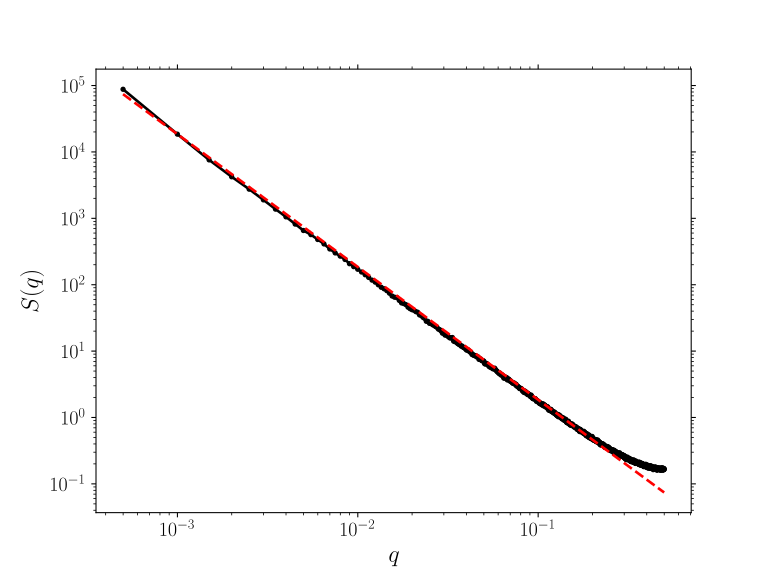

The script that saved this image:
r"""
    Plot and/or check.

Usage:
    script [options]

Options:
    -s, --save      Save output for later check.
    -c, --check     Check against earlier results.
    -p, --plot      Plot.
    -h, --help      Show this help.
"""
# <snippet>
import GooseEYE
import numpy as np

structure = GooseEYE.Structure()

for _ in range(2000):
    u = np.hstack((0, np.cumsum(np.random.randn(2001))))  # random walk
    u = u - u * np.arange(u.size) / u.size  # periodic random walk
    structure += u
# </snippet>

if __name__ == "__main__":

    import docopt

    args = docopt.docopt(__doc__)

    if args["--save"]:

        import h5py

        with h5py.File("structure.h5", "w") as data:
            for key, value in structure:
                data[key] = value

    if args["--check"]:

        import h5py

        with h5py.File("structure.h5", "r") as data:
            for key, value in structure:
                np.allclose(data[key], value)

    if args["--plot"]:

        import matplotlib.pyplot as plt

        try:
            plt.style.use(["goose", "goose-latex"])
        except OSError:
            pass

        fig, ax = plt.subplots()

        ax.set_xscale("log")
        ax.set_yscale("log")

        ax.set_xlabel(r"$q$")
        ax.set_ylabel(r"$S(q)$")

        q = structure.qnorm[1:]
        s = structure.mean_norm()[1:]
        scaling = 1 / (q**2)
        scaling *= s[1] / scaling[1]

        ax.plot(q, s, marker=".")
        ax.plot(q, scaling, ls="--")

        plt.savefig("structure.svg")
